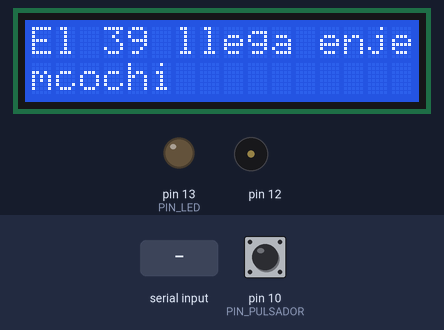
The sketch below on a simulated Arduino Uno, built with avr-gcc and run on an emulated ATmega328P. On the bench: 16×2 character LCD, output pins drawn as LEDs (lit = HIGH), buzzer (waves = sounding). The inputs (shaded band) are chosen by the test bench; at power-on: pin 10 (PIN_PULSADOR) HIGH. What the sketch prints to the serial monitor is not drawn.

Above: at 2.2 s.
2.3 s: pin 10 (PIN_PULSADOR) pulled LOW for 0.15 s
At 3.2 s:
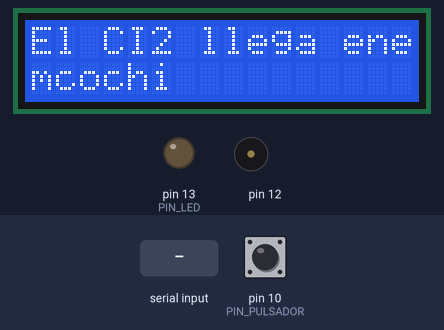
3.9 s: "5" received over the second serial link
At 5.2 s:
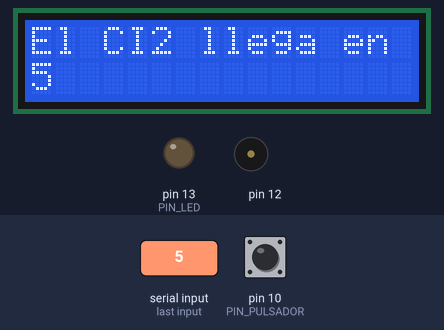
5.5 s: pin 10 (PIN_PULSADOR) pulled LOW for 1 s
At 7.0 s:
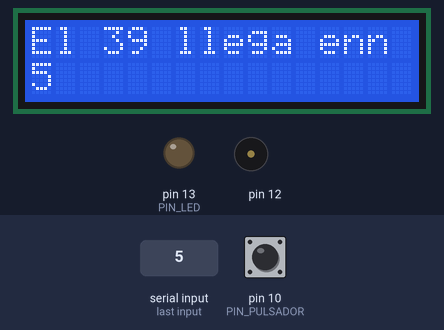
8.0 s: "1" received over the second serial link
At 9.2 s:
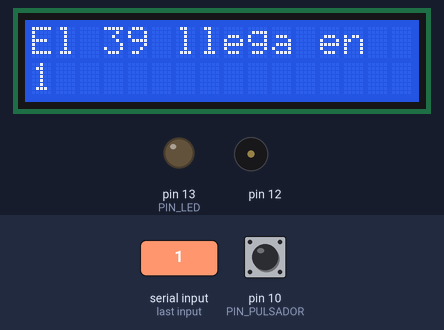
9.5 s: pin 10 (PIN_PULSADOR) pulled LOW for 0.15 s
At 9.9 s:
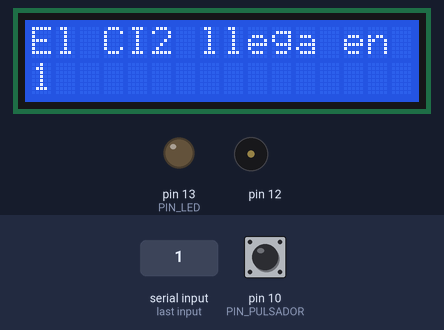
Timing chart, 0 to 12.1 s (numbered marks = the images above; inputs shaded):
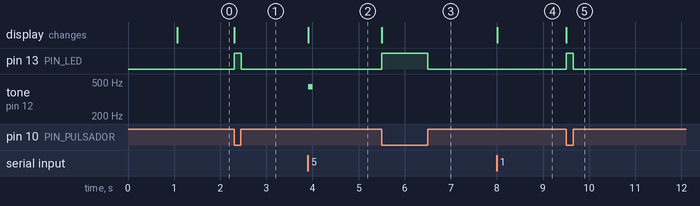

The sketch:

AunoSerieReceptor.ino
```cpp
#include <SoftwareSerial.h>
#include  <LiquidCrystal.h>

#define PIN_LED 13
#define PIN_PULSADOR 10
SoftwareSerial ESPserial(2, 11); // RX | TX
LiquidCrystal lcd(7,6,5,4,3,8);
int estado_anterior;
int selbus = 39;

void setup()
{
    Serial.begin(115200);     // communication with the host computer
    //while (!Serial)   { ; }

    // Start the software serial for communication with the ESP8266
    ESPserial.begin(115200);
    // INDICAMOS QUE TENEMOS CONECTADA UNA PANTALLA DE 16X2
    lcd.begin(16, 2);
    // MOVER EL CURSOR A LA PRIMERA POSICION DE LA PANTALLA (0, 0)
    lcd.home();
    lcd.print("BusArrivingProject");
    // MOVER EL CURSOR A LA SEGUNDA LINEA (1) PRIMERA COLUMNA (0)
    lcd.setCursor ( 0, 1 );
    // IMPRIMIR OTRA CADENA EN ESTA POSICION
    lcd.print("mcochi");
    // ESPERAR UN SEGUNDO
  delay(1000);
    Serial.println("");
    Serial.println("Remember to to set Both NL & CR in the serial monitor.");
    Serial.println("Ready");
    Serial.println("");
    pinMode(PIN_PULSADOR, INPUT_PULLUP);
    pinMode(PIN_LED, OUTPUT);
    estado_anterior = digitalRead(10);
}

void loop()
{
    String payload;
    // listen for communication from the ESP8266 and then write it to the serial monitor
    while ( ESPserial.available() > 0 )   {
      lcd.clear();
      //Serial.write( ESPserial.read() );
      char c = ESPserial.read();
      payload +=c;
    }

    //delay(3000);
    // listen for user input and send it to the ESP8266
    if ( Serial.available() )       {  ESPserial.write( Serial.read() );  }

    int sensorVal = digitalRead(PIN_PULSADOR);
//    Serial.println(sensorVal);
    if (sensorVal != estado_anterior) {
      if (sensorVal == HIGH) {
        digitalWrite(PIN_LED, LOW);
      }
      else {
        digitalWrite(PIN_LED, HIGH);
        ESPserial.write("CI");
        if (selbus == 39) {
          selbus = 50;
      } else {
          selbus = 39;
    }

        //Serial.println("CI");
      }
    }
    if (selbus == 39) {
    lcd.home();
    lcd.print("El 39 llega en");
    } else {
        lcd.home();
        lcd.print("El CI2 llega en");
    }
    lcd.setCursor(0,1);
    lcd.print(payload);
    if (payload[0] == '5') {
     tone(12, 440,100);
    }
    estado_anterior = sensorVal;

}
```

Measured:
- after the input at 2.3 s, pin 13 (PIN_LED): LOW → HIGH at once, → LOW 0.15 s later; the display: changes at once (image 1)
- after the input at 3.9 s, tone on pin 12: silent → 440 Hz at once, → silent 0.10 s later; the display: changes at once (image 2)
- after the input at 5.5 s, pin 13 (PIN_LED): LOW → HIGH at once, → LOW 1.0 s later; the display: changes at once (image 3)
- after the input at 8.0 s, the display: changes at once (image 4)
- after the input at 9.5 s, pin 13 (PIN_LED): LOW → HIGH at once, → LOW 0.15 s later; the display: changes at once (image 5)
